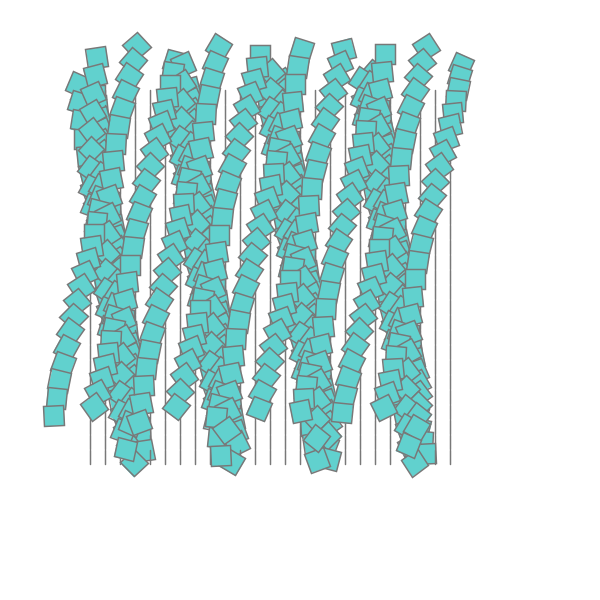
Frame 1 (no input)
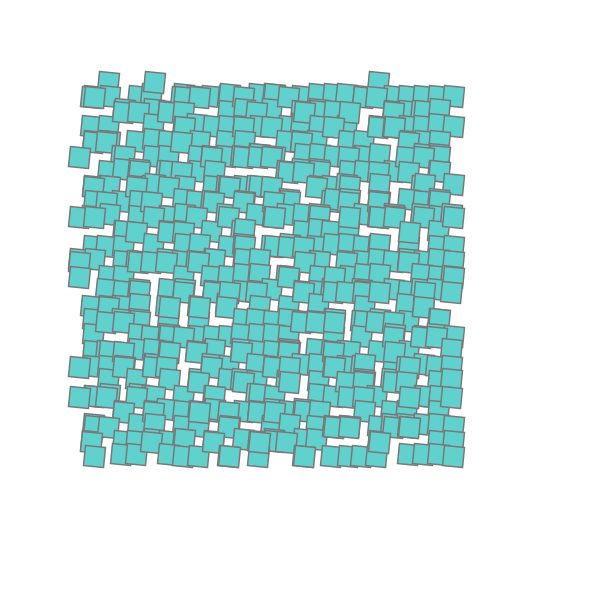
Frame 60 (the mouse pressed at the canvas centre just before this capture)
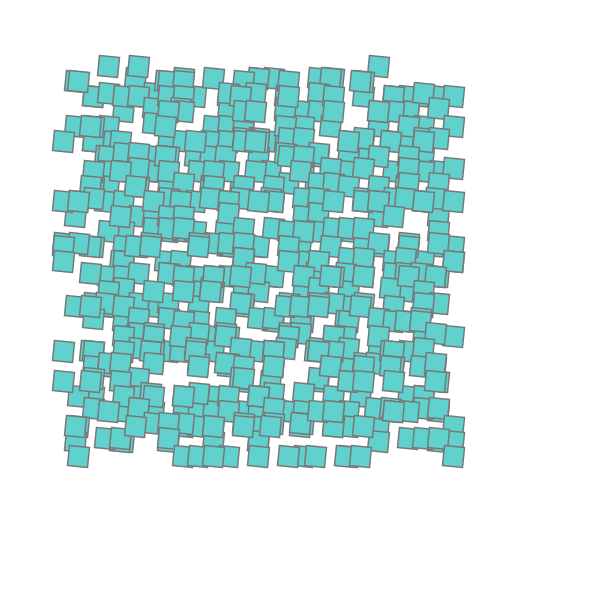
Frame 120 (the mouse held since frame 60 and released just before this capture)

The Processing sketch that drew these frames (run headless with seeded random() and noise(); from frame 60 on, the mouse is pressed at the canvas centre):

// Processing sketch: s10c01gabi
// ── s10c01gabi.pde
//Expresión Digital II - Diseño Digital - Facultad de Diseño - Universidad del Desarrollo - 2016
//Gabriela Navarro Risopatrón
//s10c01gabi

/* En este código se llamarán las diferentes clases, esto se logrará mediante un boolean. Las clases serán 
 movimientos y figuras. Esto permite lograr diferentes composiciones con los movimientos descritos en el código.
 Lo que se muestra primero son los cuadrados, que estan posicionadas en la grilla de tal manera que genera
 un módulo de 25 * 25 cuadrados de color tuqueza con un stroke de 1.5 y de color 120 (gris). luego este cambia y se compone de
 de líneas, este tambien consta de un módulo de 25 * 25, la diferencia está en que este crea solamente la mitad
 del cuadrado, generando así que se forme y desforme el cuadrado descrito. 
 */

Gabi [] g = new Gabi[625];                                                                                //Creo "Gabi"            
float x, y, angulo;

//Inicialización
void setup() {
  size(600, 600);                                                                                        //Tamaño canvas
  for (int h = 0; h < 25; h++) {                                                                          
    for (int d =0; d < 25; d++) {
      int total = h + d * 25;
      float hx = h * 15;
      float dy = d * 15;
      g[total] = new Gabi(hx, dy, hx +  5, dy + 5, (int) random(-2, 2), (int) random(-2, 2), total);
      println(total);
    }
  }
}

//Corre el programa
void draw() {
  background(255);
  translate(width * .15, height * .15);
  for (int j = 0; j < g.length; j++) {
    g[j].dibujo();
    g[j].linea(angulo);
    g[j].contra();
    g[j].mover();
    g[j].bordes();
  }
}
// ── Gabi.pde
//Crea clase Gabi
class Gabi {
  boolean on;
  float x, y, x1, y1, velx, vely, angulo;
  float ang = 95;
// Conección entre las variables del código principal s10c01gabi con las de la clase Gabi
  Gabi (float x, float y, float x1, float y1, float velx, float vely, float angulo) {
    this.x = x;
    this.y = y;
    this.x1 = x1;
    this.y1 = y1;
    //Velocidad con la que se moverán
    this.velx = velx * 2;
    this.vely = vely * 2;
    this.angulo = angulo;
  }

  void dibujo() {
    pushMatrix();
    noStroke();
    //Color Turqueza
    fill(97, 209, 206);  
    // ellipse(x, y, 4, 4);
    popMatrix();
  }

//Crean las figuras 
  void linea(float angulo) {
    pushMatrix();
    translate(x, y);
    rotate(ang);
    stroke(120);
    line(0, 0, 10, 10);
    popMatrix();
  }

  //cambiar estados del boolean
  void contra() {
    if (frameCount % 150 == 0) {
      on = !on;
    }

    if (on == true) {
      pushMatrix();
      translate(x + 15, y + 15);
      rotate(angulo - 180);
      stroke(120);
      line(0, 0, 10, 10);
      noStroke();
      fill(97, 209, 206);

      popMatrix();
    } else {

      if (on == false) {
        pushMatrix();
        translate(x - 15, y - 15);
        rotate(angulo);
        stroke(120);
        strokeWeight(1.5);
        fill(97, 209, 206);
        rect(10, 10, 20, 20);
        popMatrix();
      }
    }
  }
  
  // Genera movimiento
  void mover() {
    x += velx;
    y += vely;
    angulo = 0.08;
  }

// Grilla en el canvas
  void bordes() {
    if (x > x1 || x < x1 - 50) {
      velx *= -1;
    }
    if (y > y1 || y < y1 - 50) {
      vely *= -1;
    }
  }
}
